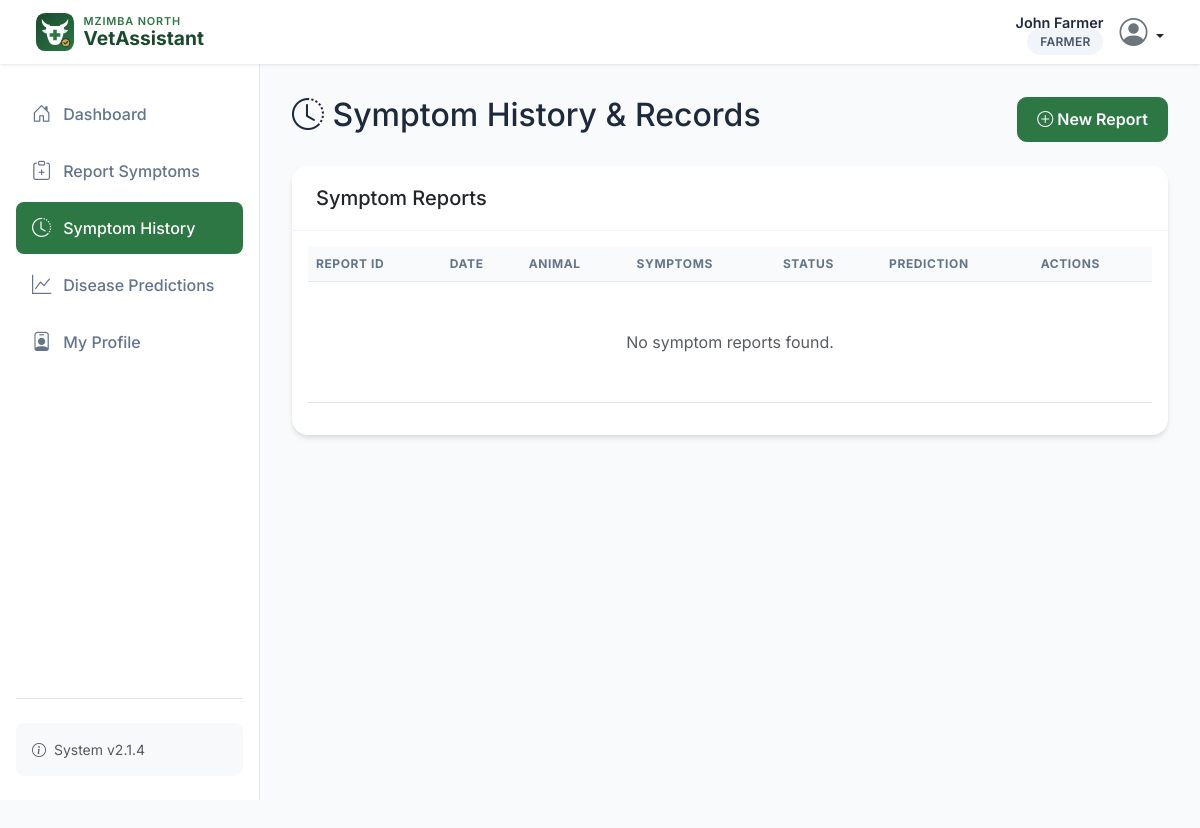
The page /farmer/symptoms/history (signed in) on the database as committed earlier.
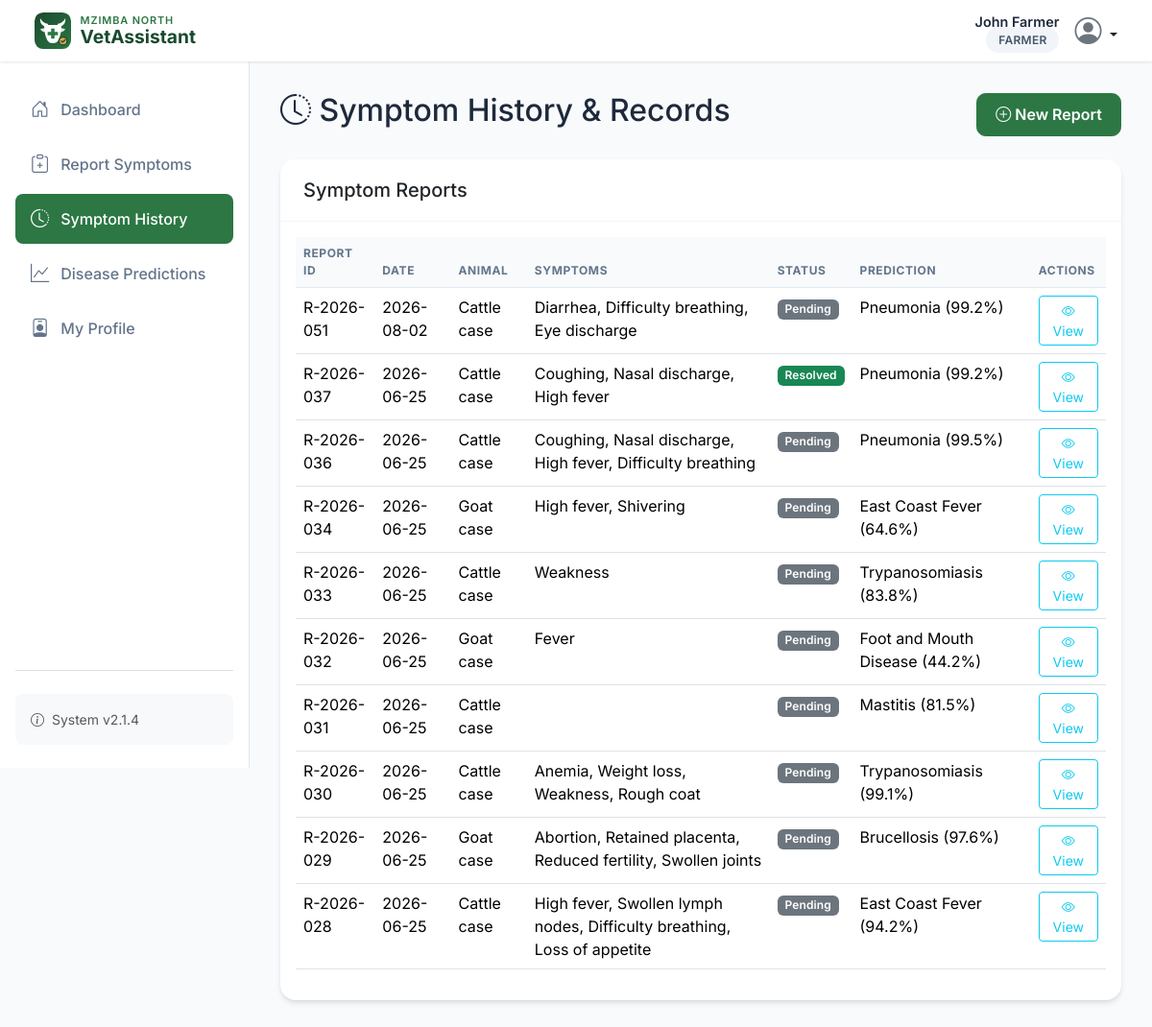
The same page on the database as committed later.
### models.py (models this page shows, shortened)
class SymptomReport(db.Model):
    __tablename__ = 'symptom_report'
    id = db.Column(db.Integer, primary_key=True)
    report_id = db.Column(db.String(20), unique=True, nullable=False)  # Format: R-YYYY-NNN
    farmer_id = db.Column(db.Integer, db.ForeignKey('user.id'), nullable=False)
    animal_id = db.Column(db.String(50))
    animal_name = db.Column(db.String(100))
    animal_type = db.Column(db.String(10))  # 'cattle' or 'goat'
    animal_sex = db.Column(db.String(10))  # 'male' or 'female'
    animal_age = db.Column(db.Integer)  # in months
    animal_weight = db.Column(db.Float)  # in kg
    animal_breed = db.Column(db.String(50))  # e.g., Holstein, Saanen
    appetite = db.Column(db.String(20))  # normal, reduced, none, increased
    temperature = db.Column(db.Float)  # in Celsius
    heart_rate = db.Column(db.Integer)  # beats per minute
    respiration_rate = db.Column(db.Integer)  # breaths per minute
    rumen_movement = db.Column(db.String(20))  # normal, reduced, absent
    stool_consistency = db.Column(db.String(20))  # normal, loose, watery, firm
    milk_production = db.Column(db.String(20))  # normal, reduced, stopped (for dairy)
    additional_symptoms = db.Column(db.Text)  # JSON string of symptoms
    feed_type = db.Column(db.String(100))
    feed_changes = db.Column(db.Text)
    housing_conditions = db.Column(db.String(100))
    recent_treatments = db.Column(db.Text)
    status = db.Column(db.String(20), default='pending')  # pending, processing, predicted, reviewed, resolved
    created_at = db.Column(db.DateTime, default=get_malawi_time)
    updated_at = db.Column(db.DateTime, default=get_malawi_time, onupdate=get_malawi_time)
    prediction = db.relationship('Prediction', backref='symptom_report', uselist=False)
    treatment = db.relationship('Treatment', backref='symptom_report', uselist=False)
    is_dairy = db.Column(db.Boolean, default=False)
    lactation_stage = db.Column(db.String(20))  # early, mid, late, dry
    is_dairy_goat = db.Column(db.Boolean, default=False)
    horn_status = db.Column(db.String(20))  # horned, polled, disbudded
    def get_additional_symptoms_list(self):
        if self.additional_symptoms:
            return json.loads(self.additional_symptoms)
        return []

class Prediction(db.Model):
    __tablename__ = 'prediction'
    id = db.Column(db.Integer, primary_key=True)
    prediction_id = db.Column(db.String(20), unique=True, nullable=False)  # Format: PRED-YYYY-NNN
    symptom_report_id = db.Column(db.Integer, db.ForeignKey('symptom_report.id'), nullable=False)
    user_id = db.Column(db.Integer, db.ForeignKey('user.id'), nullable=False)
    disease_name = db.Column(db.String(100))
    disease_category = db.Column(db.String(50))  # respiratory, parasitic, nutritional, metabolic, other
    confidence = db.Column(db.Float)  # 0.0 to 1.0
    severity = db.Column(db.String(20))  # mild, moderate, severe, critical
    predicted_at = db.Column(db.DateTime, default=get_malawi_time)
    recommendation_text = db.Column(db.Text)
    possible_diseases = db.Column(db.Text)  # JSON list of possible diseases with probabilities
    reviewed_by = db.Column(db.Integer, db.ForeignKey('user.id'))
    review_status = db.Column(db.String(20), default='pending')  # pending, confirmed, modified, rejected
    review_notes = db.Column(db.Text)
    reviewed_at = db.Column(db.DateTime)
    model_version = db.Column(db.String(20))
    features_used = db.Column(db.Text)  # JSON string of features

### app.py (the view)
@app.route('/farmer/symptoms/history')
@login_required
@role_required('farmer')
def symptom_history():
    page = request.args.get('page', 1, type=int)
    per_page = 10
    reports = SymptomReport.query.filter_by(farmer_id=current_user.id)\
        .order_by(SymptomReport.created_at.desc())\
        .paginate(page=page, per_page=per_page)
    reports_with_prediction = [
        (r, getattr(r, 'prediction', None))
        for r in reports.items
    ]
    return render_template('farmer/symptom_history.html', reports=reports_with_prediction, page=page, per_page=per_page)

### api_bridge.py (called while the page is built, shortened)
def render_template(template_name, **context):
    if not g.get('api_bridge'):
        return _flask_render_template(template_name, **context)

### app.py (called while the page is built)
def _get_locale():
    lang = None
    if current_user.is_authenticated:
        lang = getattr(current_user, 'preferred_language', None) or None
    if not lang:
        lang = session.get('language')
    if not lang:
        lang = app.config.get('BABEL_DEFAULT_LOCALE', 'en')
    if lang not in app.config.get('LANGUAGES', ['en']):
        lang = app.config.get('BABEL_DEFAULT_LOCALE', 'en')
    return lang

@app.context_processor
def inject_i18n():
    return {
        'current_language': _get_locale(),
        'available_languages': [
            {'code': code, 'name': name}
            for code, name in [
                ('en', 'English'),
                ('chi', 'Chichewa'),
                ('tum', 'Tumbuka'),
            ] if code in app.config.get('LANGUAGES', ['en'])
        ],
    }

@login_manager.user_loader
def load_user(user_id):
    return User.query.get(int(user_id))

### models.py (called while the page is built)
    def is_farmer(self):
        return self.role == 'farmer'

### templates/farmer/symptom_history.html (shortened to what the changed rows need)
{% extends "base.html" %}
{% block content %}
<div class="d-flex justify-content-between align-items-center mb-4">
    <h2><i class="bi bi-clock-history"></i> Symptom History & Records</h2>
</div>
<div class="card">
    <div class="card-body">
        <div class="table-responsive">
            <table class="table table-hover">
                <thead>
                    <tr>
                        <th>Report ID</th>
                        <th>Date</th>
                        <th>Animal</th>
                        <th>Symptoms</th>
                        <th>Status</th>
                        <th>Prediction</th>
                        <th>Actions</th>
                    </tr>
                </thead>
                <tbody>
                {% if reports %}
                    {% for item in reports %}
                        {% set report = item[0] %}
                        {% set pred = item[1] %}
                        <tr>
                            <td>{{ report.report_id }}</td>
                            <td>{{ report.created_at.strftime('%Y-%m-%d') if report.created_at else '' }}</td>
                            <td>{{ report.animal_name }}</td>
                            <td>
                                {% if report.additional_symptoms %}
                                    {% for s in report.get_additional_symptoms_list() %}
                                        {{ s }}{% if not loop.last %}, {% endif %}
                                    {% endfor %}
                                {% else %}
                                    --
                                {% endif %}
                            </td>
                            <td>
                                {% if report.status == 'reviewed' %}
                                    <span class="badge bg-success">Resolved</span>
                                {% elif report.status == 'predicted' %}
                                    <span class="badge bg-secondary">Pending</span>
                                {% else %}
                                    <span class="badge bg-light text-dark">{{ report.status }}</span>
                                {% endif %}
                            </td>
                            <td>
                                {% if pred %}
                                    {{ pred.disease_name }} ({{ (pred.confidence * 100)|round(1) }}%)
                                {% else %}
                                    Awaiting Analysis
                                {% endif %}
                            </td>
                            <td>
                                <button class="btn btn-sm btn-outline-info" type="button" data-bs-toggle="modal" data-bs-target="#detailsModal{{ report.id }}">
                                    <i class="bi bi-eye"></i> View
                                </button>
                            </td>
                        </tr>
                    {% endfor %}
                {% else %}
                    <tr>
                        <td colspan="7" class="text-center py-5 text-muted">
                            No symptom reports found.
                        </td>
                    </tr>
                {% endif %}
                </tbody>
            </table>
        </div>
    </div>
</div>
{% endblock %}

Rows that differ between the two databases and show on the page:
added SymptomReport: report_id "R-2026-051", created_at "2026-08-02", animal_name "Cattle case", get_additional_symptoms_list "Diarrhea" "Difficulty breathing" "Eye discharge", status "Pending"
added Prediction: disease_name "Pneumonia", (pred.confidence*100)|round(1) "99.2"
added SymptomReport: report_id "R-2026-037", created_at "2026-06-25", animal_name "Cattle case", get_additional_symptoms_list "Coughing" "Nasal discharge" "High fever", status "Resolved"
added Prediction: disease_name "Pneumonia", (pred.confidence*100)|round(1) "99.2"
added SymptomReport: report_id "R-2026-036", created_at "2026-06-25", animal_name "Cattle case", get_additional_symptoms_list "Coughing" "Nasal discharge" "High fever" "Difficulty breathing", status "Pending"
added Prediction: disease_name "Pneumonia", (pred.confidence*100)|round(1) "99.5"
added SymptomReport: report_id "R-2026-034", created_at "2026-06-25", animal_name "Goat case", get_additional_symptoms_list "High fever" "Shivering", status "Pending"
added Prediction: disease_name "East Coast Fever", (pred.confidence*100)|round(1) "64.6"
added SymptomReport: report_id "R-2026-033", created_at "2026-06-25", animal_name "Cattle case", get_additional_symptoms_list "Weakness", status "Pending"
added Prediction: disease_name "Trypanosomiasis", (pred.confidence*100)|round(1) "83.8"
added SymptomReport: report_id "R-2026-032", created_at "2026-06-25", animal_name "Goat case", get_additional_symptoms_list "Fever", status "Pending"
added Prediction: disease_name "Foot and Mouth Disease", (pred.confidence*100)|round(1) "44.2"
added SymptomReport: report_id "R-2026-031", created_at "2026-06-25", animal_name "Cattle case", status "Pending"
added Prediction: disease_name "Mastitis", (pred.confidence*100)|round(1) "81.5"
added SymptomReport: report_id "R-2026-030", created_at "2026-06-25", animal_name "Cattle case", get_additional_symptoms_list "Anemia" "Weight loss" "Weakness" "Rough coat", status "Pending"
added Prediction: disease_name "Trypanosomiasis", (pred.confidence*100)|round(1) "99.1"
added SymptomReport: report_id "R-2026-029", created_at "2026-06-25", animal_name "Goat case", get_additional_symptoms_list "Abortion" "Retained placenta" "Reduced fertility" "Swollen joints", status "Pending"
added Prediction: disease_name "Brucellosis", (pred.confidence*100)|round(1) "97.6"
added SymptomReport: report_id "R-2026-028", created_at "2026-06-25", animal_name "Cattle case", get_additional_symptoms_list "High fever" "Swollen lymph nodes" "Difficulty breathing" "Loss of appetite", status "Pending"
added Prediction: disease_name "East Coast Fever", (pred.confidence*100)|round(1) "94.2"
Other text that changed with them:
text no longer shown: "No symptom reports found."
